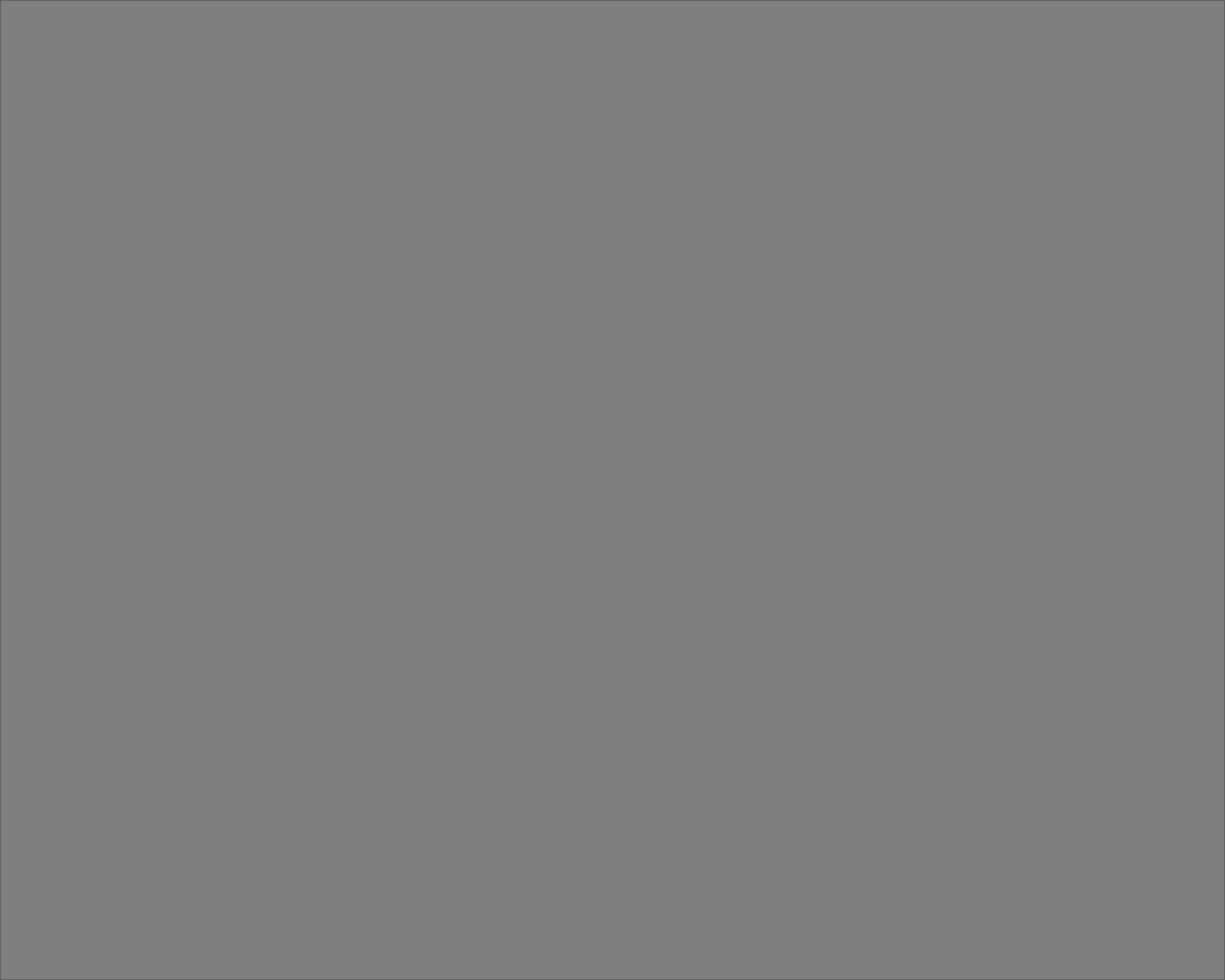
<?xml version="1.0" encoding="UTF-8"?>
<ui version="4.0">
 <class>SplashScreenNoncriticalError</class>
 <widget class="QWidget" name="SplashScreenNoncriticalError">
  <property name="geometry">
   <rect>
    <x>0</x>
    <y>0</y>
    <width>1280</width>
    <height>1024</height>
   </rect>
  </property>
  <property name="windowTitle">
   <string>Form</string>
  </property>
  <widget class="QFrame" name="frame">
   <property name="geometry">
    <rect>
     <x>0</x>
     <y>0</y>
     <width>1280</width>
     <height>1024</height>
    </rect>
   </property>
   <property name="styleSheet">
    <string notr="true">QFrame {
	background-color: rgb(127, 127, 127);
}</string>
   </property>
   <property name="frameShape">
    <enum>QFrame::StyledPanel</enum>
   </property>
   <property name="frameShadow">
    <enum>QFrame::Raised</enum>
   </property>
  </widget>
 </widget>
 <resources/>
 <connections/>
</ui>
